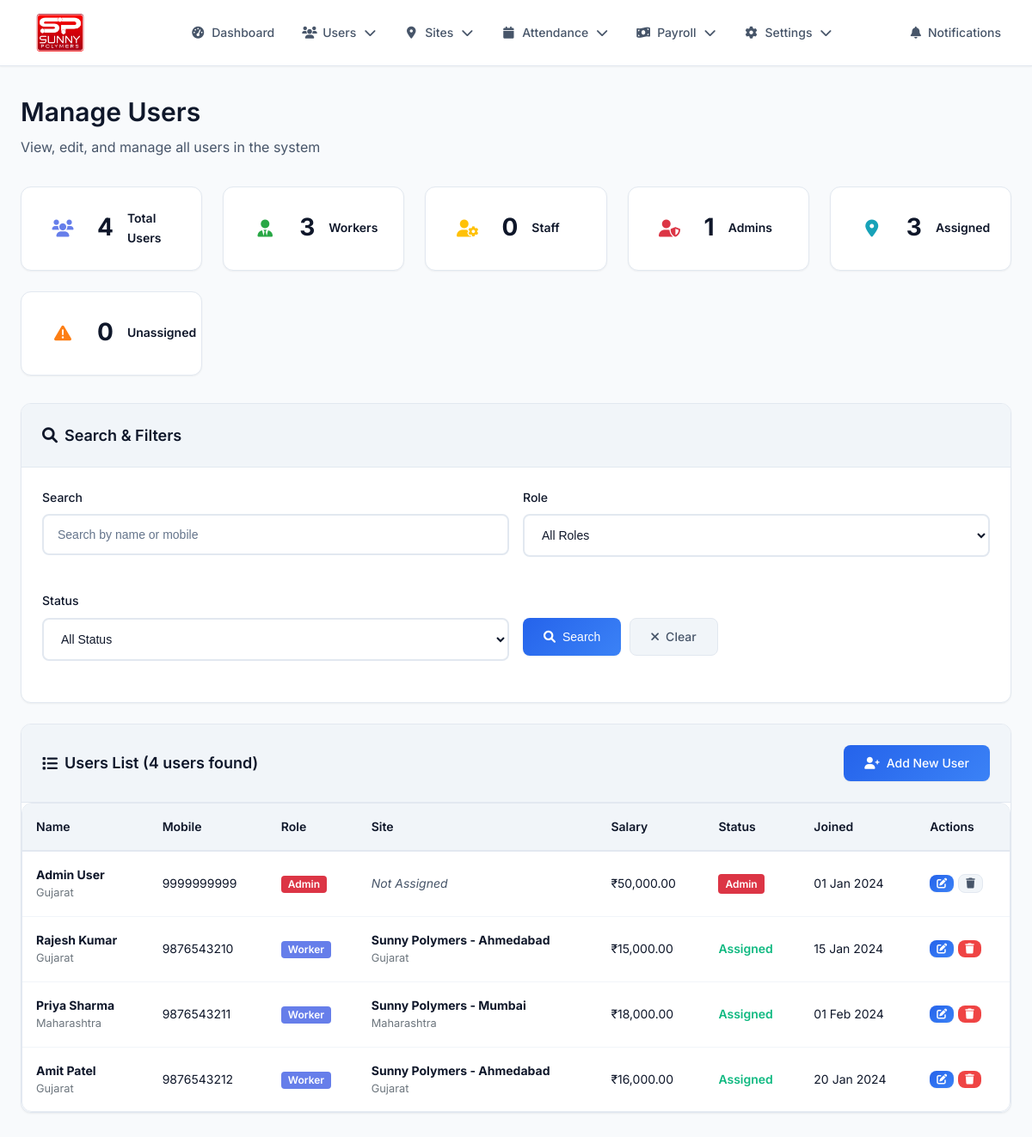
The page /manage_users.php (signed in) on the database its author committed.
### tables this page shows
CREATE TABLE users (
    id INT AUTO_INCREMENT PRIMARY KEY,
    name VARCHAR(100) NOT NULL,
    mobile VARCHAR(15) UNIQUE NOT NULL,
    password VARCHAR(255) NOT NULL,
    role ENUM('admin', 'staff', 'worker') DEFAULT 'worker',
    state VARCHAR(50) NOT NULL,
    date_of_joining DATE NOT NULL,
    salary DECIMAL(10,2) NOT NULL,
    dearness_allowance DECIMAL(10,2) DEFAULT 0.00,
    medical_allowance DECIMAL(10,2) DEFAULT 0.00,
    house_rent_allowance DECIMAL(10,2) DEFAULT 0.00,
    conveyance_allowance DECIMAL(10,2) DEFAULT 0.00,
    pf_uan_number VARCHAR(30) DEFAULT NULL,
    overtime_rate DECIMAL(10,2) DEFAULT 0.00,
    bank_name VARCHAR(100) DEFAULT NULL,
    account_number VARCHAR(30) DEFAULT NULL,
    ifsc_code VARCHAR(20) DEFAULT NULL,
    branch_name VARCHAR(100) DEFAULT NULL,
    site_id INT NULL,
    created_at TIMESTAMP DEFAULT CURRENT_TIMESTAMP,
    updated_at TIMESTAMP DEFAULT CURRENT_TIMESTAMP ON UPDATE CURRENT_TIMESTAMP,
    INDEX idx_mobile (mobile),
    INDEX idx_role (role),
    INDEX idx_site (site_id)
);

CREATE TABLE sites (
    id INT AUTO_INCREMENT PRIMARY KEY,
    name VARCHAR(100) NOT NULL,
    address_line1 VARCHAR(255) NOT NULL,
    address_line2 VARCHAR(255) NULL,
    city VARCHAR(100) NOT NULL,
    pincode VARCHAR(10) NOT NULL,
    state VARCHAR(50) NOT NULL,
    country VARCHAR(100) NOT NULL DEFAULT 'India',
    latitude DECIMAL(10,8) NOT NULL,
    longitude DECIMAL(11,8) NOT NULL,
    created_at TIMESTAMP DEFAULT CURRENT_TIMESTAMP,
    updated_at TIMESTAMP DEFAULT CURRENT_TIMESTAMP ON UPDATE CURRENT_TIMESTAMP,
    INDEX idx_state (state),
    INDEX idx_location (latitude, longitude),
    INDEX idx_city (city)
);

### includes/auth.php (called while the page is built, shortened)
<?php
function has_role($role) {
    return isset($_SESSION['user_role']) && $_SESSION['user_role'] === $role;
}
function is_admin() {
    return has_role('admin');
}
?>

### manage_users.php (the view, shortened to what this page needs)
<?php
require_once 'includes/db.php';
require_once 'includes/auth.php';
require_once 'includes/navigation.php';
$search = isset($_GET['search']) ? sanitize_input($_GET['search']) : '';
$where_clause = '';
$query = "SELECT u.*, s.name as site_name, s.state as site_state
          FROM users u
          LEFT JOIN sites s ON u.site_id = s.id
          $where_clause
          ORDER BY u.created_at DESC";
$stmt = $conn->prepare($query);
$stmt->execute();
$users = $stmt->get_result();
$stats_query = "SELECT
    COUNT(*) as total_users,
    COUNT(CASE WHEN role = 'worker' THEN 1 END) as total_workers,
    COUNT(CASE WHEN role = 'staff' THEN 1 END) as total_staff,
    COUNT(CASE WHEN role = 'admin' THEN 1 END) as total_admins,
    COUNT(CASE WHEN site_id IS NOT NULL THEN 1 END) as assigned_users,
    COUNT(CASE WHEN site_id IS NULL AND role != 'admin' THEN 1 END) as unassigned_users
FROM users";
$stats_stmt = $conn->prepare($stats_query);
$stats_stmt->execute();
$stats = $stats_stmt->get_result()->fetch_assoc();
?>
<!DOCTYPE html>
<html lang="en">
<head>
    <link rel="stylesheet" href="assets/style.css">
    <link rel="stylesheet" href="https://cdnjs.cloudflare.com/ajax/libs/font-awesome/6.0.0/css/all.min.css">
</head>
<body>
    <div class="dashboard-container">
        <nav class="navbar">
            <?php echo getNavigationMenu('manage_users'); ?>
        </nav>
        <div class="main-content">
            <div class="page-header">
                <h1 class="page-title">Manage Users</h1>
                <p class="page-subtitle">View, edit, and manage all users in the system</p>
            </div>
            <div class="stats-grid">
                <div class="stat-card">
                    <div class="stat-icon">
                        <i class="fas fa-users" style="color: #667eea;"></i>
                    </div>
                    <div class="stat-number"><?php echo $stats['total_users']; ?></div>
                    <div class="stat-label">Total Users</div>
                </div>
                <div class="stat-card">
                    <div class="stat-icon">
                        <i class="fas fa-user-tie" style="color: #28a745;"></i>
                    </div>
                    <div class="stat-number"><?php echo $stats['total_workers']; ?></div>
                    <div class="stat-label">Workers</div>
                </div>
                <div class="stat-card">
                    <div class="stat-icon">
                        <i class="fas fa-user-cog" style="color: #ffc107;"></i>
                    </div>
                    <div class="stat-number"><?php echo $stats['total_staff']; ?></div>
                    <div class="stat-label">Staff</div>
                </div>
                <div class="stat-card">
                    <div class="stat-icon">
                        <i class="fas fa-user-shield" style="color: #dc3545;"></i>
                    </div>
                    <div class="stat-number"><?php echo $stats['total_admins']; ?></div>
                    <div class="stat-label">Admins</div>
                </div>
                <div class="stat-card">
                    <div class="stat-icon">
                        <i class="fas fa-map-marker-alt" style="color: #17a2b8;"></i>
                    </div>
                    <div class="stat-number"><?php echo $stats['assigned_users']; ?></div>
                    <div class="stat-label">Assigned</div>
                </div>
                <div class="stat-card">
                    <div class="stat-icon">
                        <i class="fas fa-exclamation-triangle" style="color: #fd7e14;"></i>
                    </div>
                    <div class="stat-number"><?php echo $stats['unassigned_users']; ?></div>
                    <div class="stat-label">Unassigned</div>
                </div>
            </div>
            <div class="card">
                <div class="card-header">
                    <h3 class="card-title">
                        <i class="fas fa-search"></i>
                        Search & Filters
                    </h3>
                </div>
                <div class="card-body">
                    <form method="GET" class="search-form">
                        <div class="form-row">
                            <div class="form-group">
                                <label for="search">Search</label>
                                <input type="text" id="search" name="search" class="form-control" value="<?php echo htmlspecialchars($search); ?>" placeholder="Search by name or mobile">
                            </div>
                            <div class="form-group">
                                <label for="role">Role</label>
                                <select id="role" name="role" class="form-control">
                                    <option value="">All Roles</option>
                                </select>
                            </div>
                            <div class="form-group">
                                <label for="status">Status</label>
                                <select id="status" name="status" class="form-control">
                                    <option value="">All Status</option>
                                </select>
                            </div>
                            <div class="form-group">
                                <label>&nbsp;</label>
                                <div class="form-actions">
                                    <button type="submit" class="btn btn-primary">
                                        <i class="fas fa-search"></i>
                                        Search
                                    </button>
                                    <a href="manage_users.php" class="btn btn-secondary">
                                        <i class="fas fa-times"></i>
                                        Clear
                                    </a>
                                </div>
                            </div>
                        </div>
                    </form>
                </div>
            </div>
            <div class="card">
                <div class="card-header">
                    <h3 class="card-title">
                        <i class="fas fa-list"></i>
                        Users List (<?php echo $users->num_rows; ?> users found)
                    </h3>
                    <a href="add_user.php" class="btn btn-primary">
                        <i class="fas fa-user-plus"></i>
                        Add New User
                    </a>
                </div>
                <div class="table-container">
                    <table class="table">
                        <thead>
                            <tr>
                                <th>Name</th>
                                <th>Mobile</th>
                                <th>Role</th>
                                <th>Site</th>
                                <th>Salary</th>
                                <th>Status</th>
                                <th>Joined</th>
                                <th>Actions</th>
                            </tr>
                        </thead>
                        <tbody>
                            <?php if ($users->num_rows > 0): ?>
                                <?php while ($user = $users->fetch_assoc()): ?>
                                <tr>
                                    <td>
                                        <div class="user-info">
                                            <strong><?php echo htmlspecialchars($user['name']); ?></strong>
                                            <small><?php echo htmlspecialchars($user['state']); ?></small>
                                        </div>
                                    </td>
                                    <td><?php echo htmlspecialchars($user['mobile']); ?></td>
                                    <td>
                                        <span class="badge badge-<?php echo $user['role'] == 'admin' ? 'danger' : ($user['role'] == 'staff' ? 'warning' : 'primary'); ?>">
                                            <?php echo ucfirst($user['role']); ?>
                                        </span>
                                    </td>
                                    <td>
                                        <?php if ($user['site_name']): ?>
                                            <div class="site-info">
                                                <strong><?php echo htmlspecialchars($user['site_name']); ?></strong>
                                                <small><?php echo htmlspecialchars($user['site_state']); ?></small>
                                            </div>
                                        <?php else: ?>
                                            <span class="text-muted">Not Assigned</span>
                                        <?php endif; ?>
                                    </td>
                                    <td>₹<?php echo number_format($user['salary'], 2); ?></td>
                                    <td>
                                        <?php if ($user['role'] == 'admin'): ?>
                                            <span class="status-admin">Admin</span>
                                        <?php elseif ($user['site_id']): ?>
                                            <span class="status-present">Assigned</span>
                                        <?php else: ?>
                                            <span class="status-absent">Unassigned</span>
                                        <?php endif; ?>
                                    </td>
                                    <td><?php echo date('d M Y', strtotime($user['date_of_joining'])); ?></td>
                                    <td>
                                        <div class="action-buttons">
                                            <a href="edit_user.php?id=<?php echo $user['id']; ?>" class="btn btn-sm btn-primary" title="Edit User">
                                                <i class="fas fa-edit"></i>
                                            </a>
                                            <?php if ($user['id'] != $_SESSION['user_id']): ?>
                                                <a href="delete_user.php?id=<?php echo $user['id']; ?>" class="btn btn-sm btn-danger" title="Delete User" onclick="return confirm('Are you sure you want to delete this user? This action cannot be undone.')">
                                                    <i class="fas fa-trash"></i>
                                                </a>
                                            <?php else: ?>
                                                <span class="btn btn-sm btn-secondary" title="Cannot delete yourself" style="cursor: not-allowed;">
                                                    <i class="fas fa-trash"></i>
                                                </span>
                                            <?php endif; ?>
                                        </div>
                                    </td>
                                </tr>
                                <?php endwhile; ?>
                            <?php endif; ?>
                        </tbody>
                    </table>
                </div>
            </div>
        </div>
    </div>
</body>
</html>

### assets/navigation.css (style rules this page uses)
.navbar { background: var(--bg-primary); border-bottom: 1px solid var(--border-color); box-shadow: var(--shadow-sm); position: sticky; top: 0; z-index: 1000; }

### manage_users.php (style rules this page uses)
.search-form { margin-bottom: 0; }
.form-actions { display: flex; gap: 10px; }
.user-info, .site-info { display: flex; flex-direction: column; }
.user-info small, .site-info small { color: #6c757d; font-size: 0.8rem; }
.action-buttons { display: flex; gap: 5px; }
.btn-sm { padding: 4px 8px; font-size: 0.75rem; }
.badge { padding: 4px 8px; border-radius: 4px; font-size: 0.75rem; font-weight: 600; }
.badge-primary { background: #667eea; color: white; }
.badge-danger { background: #dc3545; color: white; }
.text-muted { color: #6c757d; font-style: italic; }
.card-header { display: flex; justify-content: space-between; align-items: center; }
.table-container { overflow-x: auto; }
.status-admin { background-color: #dc3545; color: white; padding: 4px 8px; border-radius: 4px; font-size: 0.75rem; font-weight: 600; }

### rows shown on the page
users: name "Admin User", state "Gujarat", mobile "9999999999", role "Admin", shows "Not Assigned", salary "50,000.00", date_of_joining "01 Jan 2024"
users: name "Rajesh Kumar", state "Gujarat", mobile "9876543210", role "Worker", site.name "Sunny Polymers - Ahmedabad", site.state "Gujarat", salary "15,000.00", shows "Assigned", date_of_joining "15 Jan 2024"
users: name "Priya Sharma", state "Maharashtra", mobile "9876543211", role "Worker", site.name "Sunny Polymers - Mumbai", site.state "Maharashtra", salary "18,000.00", shows "Assigned", date_of_joining "01 Feb 2024"
users: name "Amit Patel", state "Gujarat", mobile "9876543212", role "Worker", site.name "Sunny Polymers - Ahmedabad", site.state "Gujarat", salary "16,000.00", shows "Assigned", date_of_joining "20 Jan 2024"

### other values the page prints
$stats['total_users'] "4"
$stats['total_workers'] "3"
$stats['total_staff'] "0"
$stats['total_admins'] "1"
$stats['assigned_users'] "3"
$stats['unassigned_users'] "0"
$users->num_rows "4"
